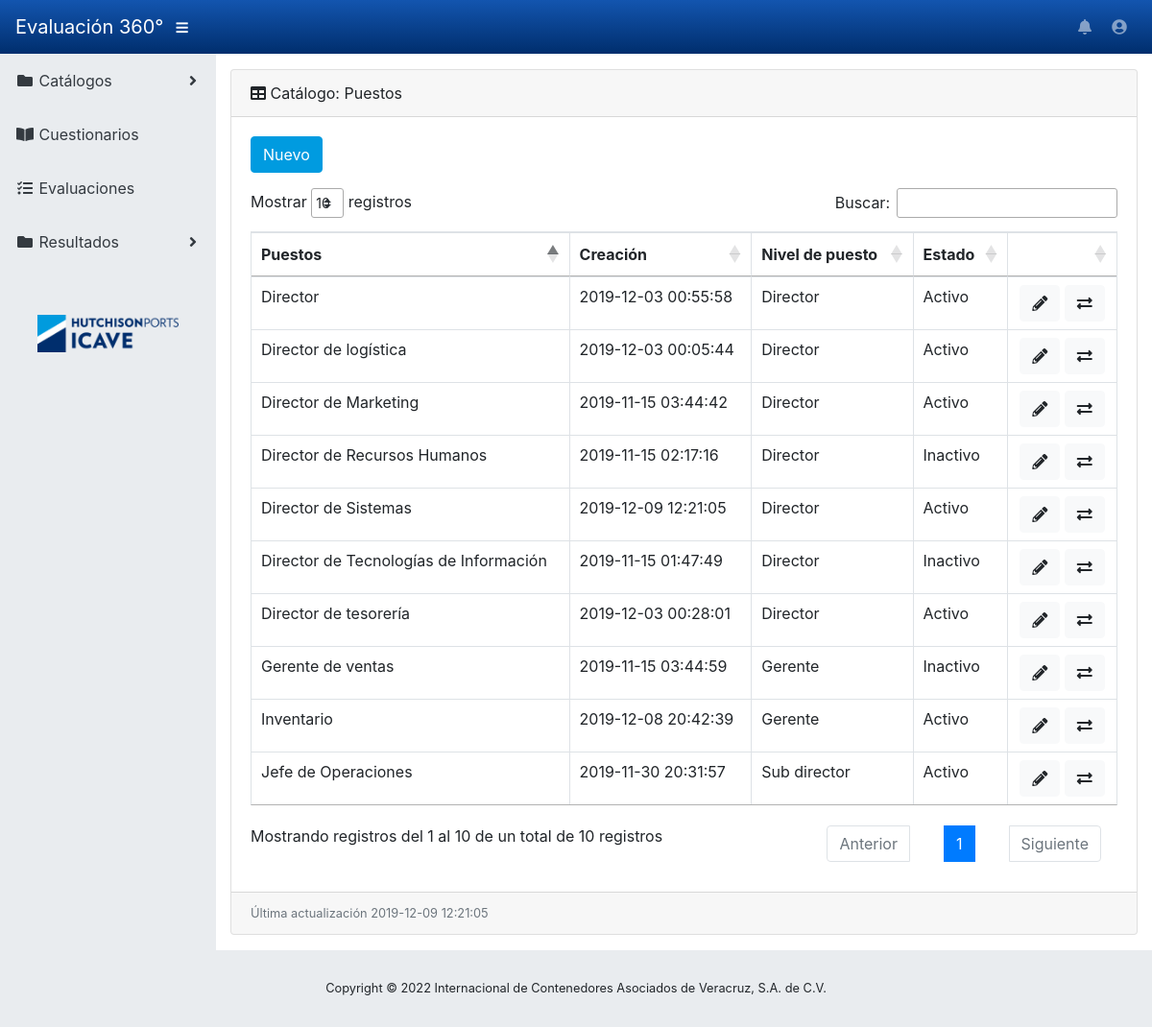
The page /app/admin/catalogos/puestos/index.php on the database its author committed.
### tables this page shows
CREATE TABLE `puestos` (
  `id` int(11) NOT NULL,
  `puesto` varchar(100) DEFAULT NULL,
  `creacion` datetime NOT NULL DEFAULT CURRENT_TIMESTAMP,
  `id_nivel_puesto` int(11) NOT NULL,
  `estado` set('Activo','Inactivo') NOT NULL
);

CREATE TABLE `niveles_puesto` (
  `id` int(11) NOT NULL,
  `nivel_puesto` varchar(50) DEFAULT NULL,
  `creacion` datetime NOT NULL DEFAULT CURRENT_TIMESTAMP,
  `actualizacion` datetime DEFAULT NULL,
  `estado` set('Activo','Inactivo') NOT NULL
);

### app/admin/catalogos/puestos/index.php (the view, shortened to what this page needs)
<?php
require_once '../../../../config/global.php';
require_once '../../../../config/db.php';
?>
<!DOCTYPE html>
<html lang="es">
<head>
    <link rel="stylesheet" type="text/css" href="https://cdn.datatables.net/1.10.20/css/jquery.dataTables.css">
</head>
<body id="page-top">
<div id="wrapper">
    <div id="content-wrapper">
        <div class="container-fluid">
            <div class="card mb-3">
                <div class="card-header">
                    <i class="fas fa-table"></i>
                    Catálogo: Puestos
                </div>
                <div class="card-body">
                    <button class="btn btn-primary mb-3" onclick="location.href ='nuevo.php'">Nuevo</button>
                    <div class="table-responsive">
                        <form id="tableform" action="editar.php" method="post" >
                            <table class="table table-bordered" id="dataTable" width="100%" cellspacing="0">
                                <thead>
                                <tr>
                                    <th class="text-left">Puestos</th>
                                    <th class="text-left">Creación</th>
                                    <th class="text-leftr">Nivel de puesto</th>
                                    <th class="text-leftr">Estado</th>
                                    <th></th>
                                </tr>
                                </thead>
                                <tbody>
                                <?php foreach ($conexion->query('SELECT * from puestos') as $row){ ?>
                                    <tr>
                                        <td class="text-left"><?php echo @$row['puesto'] ?></td>
                                        <td class="text-left"><?php echo $row['creacion'] ?></td>
                                        <?php foreach ($conexion->query('SELECT * from niveles_puesto where id = '.$row['id_nivel_puesto']) as $row1) { ?>
                                            <td class="text-left"><?php echo $row1['nivel_puesto'] ?></td>
                                            <?php
                                        }
                                        ?>
                                        <td class="text-left"><?php echo @$row['estado'] ?></td>
                                        <td class="text-center">
                                            <button type="submit" title="Editar registro"  name="editar" value="<?php  echo $row["id"]; ?>" id="<?php  echo $row["id"]; ?>"  class="btn btn-xs btn-light edit">
                                                <i class="fas fa-pencil-alt"></i>
                                            </button>
                                            <button type="submit" title="Cambiar estatus" name="cambiar" value="<?php echo $row['id'] ?>" id="<?php  echo $row["id"]; ?>" class="btn btn-xs btn-light change" >
                                                <i class="fas fa-exchange-alt"></i>
                                            </button>
                                        </td>
                                    </tr>
                                    <?php
                                }
                                ?>
                                </tbody>
                            </table>
                        </form>
                    </div>
                </div>
                <div class="card-footer small text-muted">Última actualización
                    <?php
                    foreach ($conexion->query('SELECT creacion from puestos order by creacion desc limit 1') as $fecha){
                        echo $fecha['creacion'];
                    }
                    ?>
                </div>
            </div>
        </div>
    </div>
</div>
</body>
</html>

### rows shown on the page
puestos: puesto "Director de Tecnologías de Información", creacion "2019-11-15 01:47:49", estado "Inactivo", $row["id"] 1 (drawn), $row['id'] 1 (drawn)
niveles_puesto: nivel_puesto "Director"
puestos: puesto "Director de Recursos Humanos", creacion "2019-11-15 02:17:16", estado "Inactivo", $row["id"] 2 (drawn), $row['id'] 2 (drawn)
puestos: puesto "Director de Marketing", creacion "2019-11-15 03:44:42", estado "Activo", $row["id"] 3 (drawn), $row['id'] 3 (drawn)
puestos: puesto "Gerente de ventas", creacion "2019-11-15 03:44:59", estado "Inactivo", $row["id"] 4 (drawn), $row['id'] 4 (drawn)
niveles_puesto: nivel_puesto "Gerente"
puestos: puesto "Jefe de Operaciones", creacion "2019-11-30 20:31:57", estado "Activo", $row["id"] 5 (drawn), $row['id'] 5 (drawn)
niveles_puesto: nivel_puesto "Sub director"
puestos: puesto "Director de logística", creacion "2019-12-03 00:05:44", estado "Activo", $row["id"] 6 (drawn), $row['id'] 6 (drawn)
puestos: puesto "Director de tesorería", creacion "2019-12-03 00:28:01", estado "Activo", $row["id"] 7 (drawn), $row['id'] 7 (drawn)
puestos: puesto "Director", creacion "2019-12-03 00:55:58", estado "Activo", $row["id"] 8 (drawn), $row['id'] 8 (drawn)
puestos: puesto "Inventario", creacion "2019-12-08 20:42:39", estado "Activo", $row["id"] 9 (drawn), $row['id'] 9 (drawn)
puestos: puesto "Director de Sistemas", creacion "2019-12-09 12:21:05", estado "Activo", $row["id"] 10 (drawn), $row['id'] 10 (drawn)
